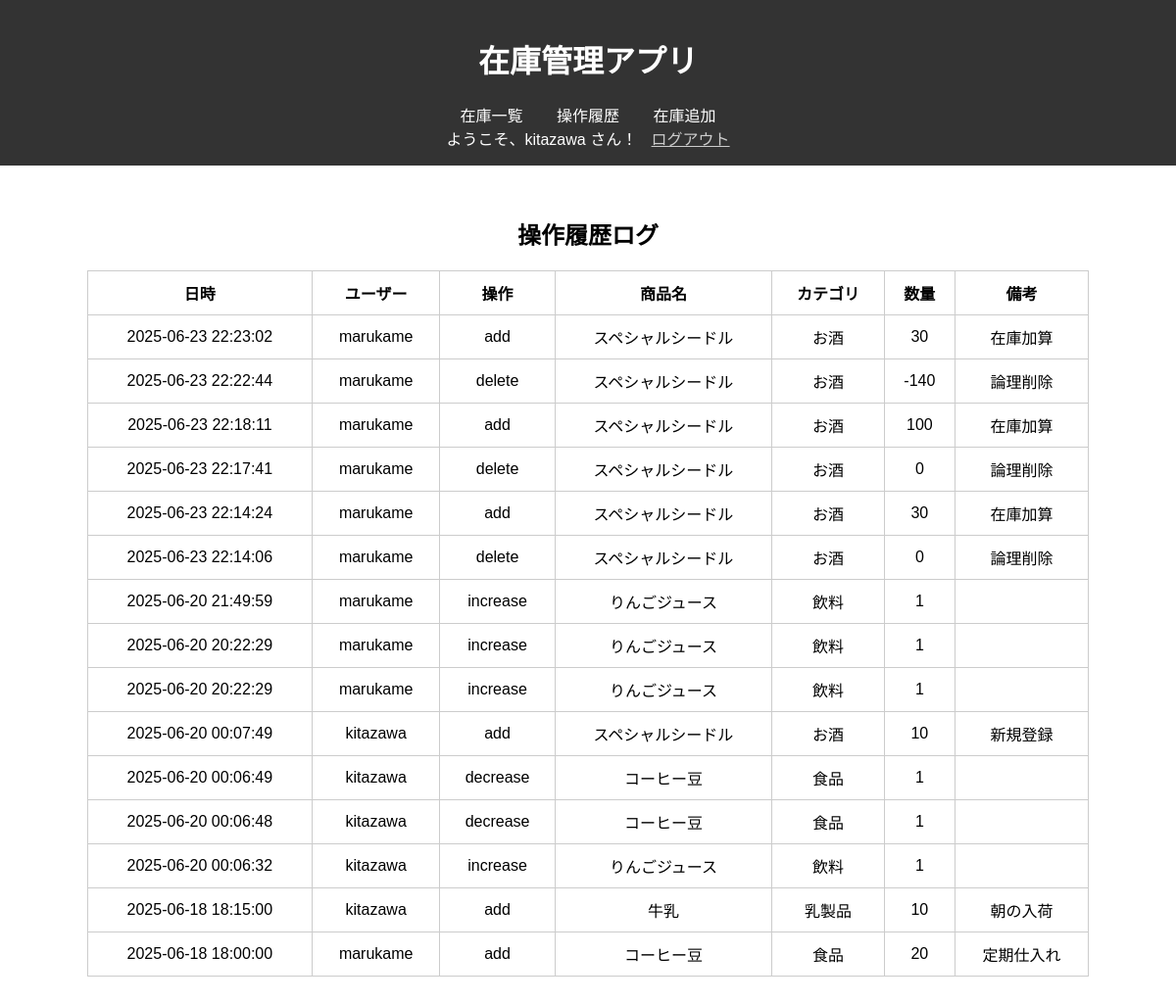
Screenshot of /log (signed in) with the database file from the repository.
### tables this page shows
CREATE TABLE users (
    id INTEGER PRIMARY KEY AUTOINCREMENT,
    name TEXT UNIQUE,
    password TEXT
, role TEXT DEFAULT 'user');

CREATE TABLE "log_inventory" (
	"id"	INTEGER,
	"timestamp"	TEXT NOT NULL,
	"user_id"	INTEGER NOT NULL,
	"action"	TEXT NOT NULL,
	"item_id"	NUMERIC NOT NULL,
	"item_name"	TEXT NOT NULL,
	"category"	TEXT NOT NULL,
	"quantity"	INTEGER,
	"note"	TEXT,
	PRIMARY KEY("id" AUTOINCREMENT)
);

### app.py (the view)
@app.route('/log')
def view_log():
    if 'user_id' not in session:
        return redirect('/login')  # ← ログインしてなければリダイレクト
    conn = sqlite3.connect('inventory.db')
    c = conn.cursor()
    c.execute('''
        SELECT
            log_inventory.timestamp,
            users.name,
            log_inventory.action,
            log_inventory.item_name,
            log_inventory.category,
            log_inventory.quantity,
            log_inventory.note
        FROM log_inventory
        JOIN users ON log_inventory.user_id = users.id
        ORDER BY log_inventory.timestamp DESC
    ''')
    logs = c.fetchall()
    conn.close()
    return render_template('log.html', logs=logs)

### templates/log.html (shortened to what this page needs)
{% extends "base.html" %}
{% block content %}
<h2 style="text-align: center;">操作履歴ログ</h2>
<table>
    <tr>
        <th>日時</th>
        <th>ユーザー</th>
        <th>操作</th>
        <th>商品名</th>
        <th>カテゴリ</th>
        <th>数量</th>
        <th>備考</th>
    </tr>
    {% for log in logs %}
    <tr>
        <td>{{ log[0] }}</td>
        <td>{{ log[1] }}</td>
        <td>{{ log[2] }}</td>
        <td>{{ log[3] }}</td>
        <td>{{ log[4] }}</td>
        <td>{{ log[5] }}</td>
        <td>{{ log[6] or '' }}</td>
    </tr>
    {% endfor %}
</table>
{% endblock %}

### templates/base.html (shortened to what this page needs)
<!DOCTYPE html>
<html>
<head>
</head>
<body>
    <header>
        <h1>在庫管理アプリ</h1>
        <nav>
            <a href="/">在庫一覧</a>
            <a href="/log">操作履歴</a>
            <a href="/add">在庫追加</a>
        </nav>
        <div class="auth">
            {% if session.get('user_name') %}
                ようこそ、{{ session['user_name'] }} さん！
                <a href="/logout">ログアウト</a>
            {% else %}
                <a href="/login">ログイン</a>
                <a href="/register">新規登録</a>
            {% endif %}
        </div>
    </header>
    <main>
        {% block content %}{% endblock %}
    </main>
</body>
</html>

### templates/base.html (style rules this page uses)
body { font-family: sans-serif; margin: 0; }
header { background: #333; color: white; padding: 1em; text-align: center; }
nav a { margin: 0 15px; color: white; text-decoration: none; }
.auth a { color: #ccc; margin-left: 10px; }
main { padding: 2em; }
table { border-collapse: collapse; width: 90%; margin: 0 auto; }
th, td { border: 1px solid #ccc; padding: 10px; text-align: center; }

### rows the page displays
users: user_name "kitazawa"
log_inventory: timestamp "2025-06-23 22:23:02", name "marukame", action "add", item_name "スペシャルシードル", category "お酒", quantity "30", note "在庫加算"
log_inventory: timestamp "2025-06-23 22:22:44", name "marukame", action "delete", item_name "スペシャルシードル", category "お酒", quantity "-140", note "論理削除"
log_inventory: timestamp "2025-06-23 22:18:11", name "marukame", action "add", item_name "スペシャルシードル", category "お酒", quantity "100", note "在庫加算"
log_inventory: timestamp "2025-06-23 22:17:41", name "marukame", action "delete", item_name "スペシャルシードル", category "お酒", quantity "0", note "論理削除"
log_inventory: timestamp "2025-06-23 22:14:24", name "marukame", action "add", item_name "スペシャルシードル", category "お酒", quantity "30", note "在庫加算"
log_inventory: timestamp "2025-06-23 22:14:06", name "marukame", action "delete", item_name "スペシャルシードル", category "お酒", quantity "0", note "論理削除"
log_inventory: timestamp "2025-06-20 21:49:59", name "marukame", action "increase", item_name "りんごジュース", category "飲料", quantity "1"
log_inventory: timestamp "2025-06-20 20:22:29", name "marukame", action "increase", item_name "りんごジュース", category "飲料", quantity "1"
log_inventory: timestamp "2025-06-20 20:22:29", name "marukame", action "increase", item_name "りんごジュース", category "飲料", quantity "1"
log_inventory: timestamp "2025-06-20 00:07:49", name "kitazawa", action "add", item_name "スペシャルシードル", category "お酒", quantity "10", note "新規登録"
log_inventory: timestamp "2025-06-20 00:06:49", name "kitazawa", action "decrease", item_name "コーヒー豆", category "食品", quantity "1"
log_inventory: timestamp "2025-06-20 00:06:48", name "kitazawa", action "decrease", item_name "コーヒー豆", category "食品", quantity "1"
log_inventory: timestamp "2025-06-20 00:06:32", name "kitazawa", action "increase", item_name "りんごジュース", category "飲料", quantity "1"
log_inventory: timestamp "2025-06-18 18:15:00", name "kitazawa", action "add", item_name "牛乳", category "乳製品", quantity "10", note "朝の入荷"
log_inventory: timestamp "2025-06-18 18:00:00", name "marukame", action "add", item_name "コーヒー豆", category "食品", quantity "20", note "定期仕入れ"
